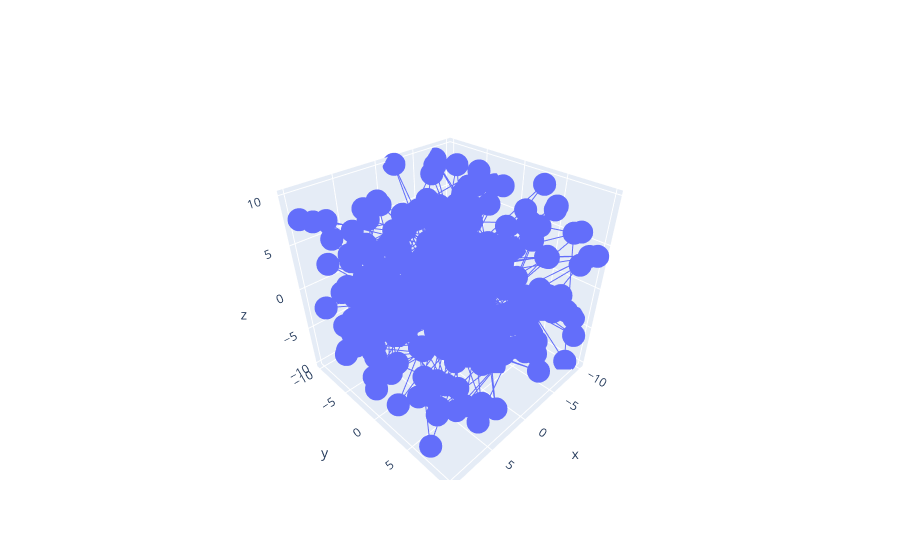

Notebook code for this chart:
### Code cell
# 1. using the given dataset, generate a 3d scatter plot to visualize the distribution of data ponts in three dimensional space.

import numpy as np
import pandas as pd
import plotly.graph_objects as go

# given:-
np.random.seed(1)
data={
    'x': np.random.uniform(-10,10,300),
    'y': np.random.uniform(-10,10,300),    
    'z': np.random.uniform(-10,10,300)
     }
df=pd.DataFrame(data)

fig=go.Figure()
fig.add_trace(go.Scatter3d(x=df.x, y= df.y, z= df.z))

### Figure 1 — Plotly figure (JSON) as saved in the notebook; plotly's stock layout.template omitted (floating-point values rounded to 4 significant figures; data arrays with more than 128 entries replaced by an {"elided": "..."} marker saying what was removed)
{"data": [{"type": "scatter3d", "x": {"elided": "300 float values"}, "y": {"elided": "300 float values"}, "z": {"elided": "300 float values"}}], "layout": {}}
